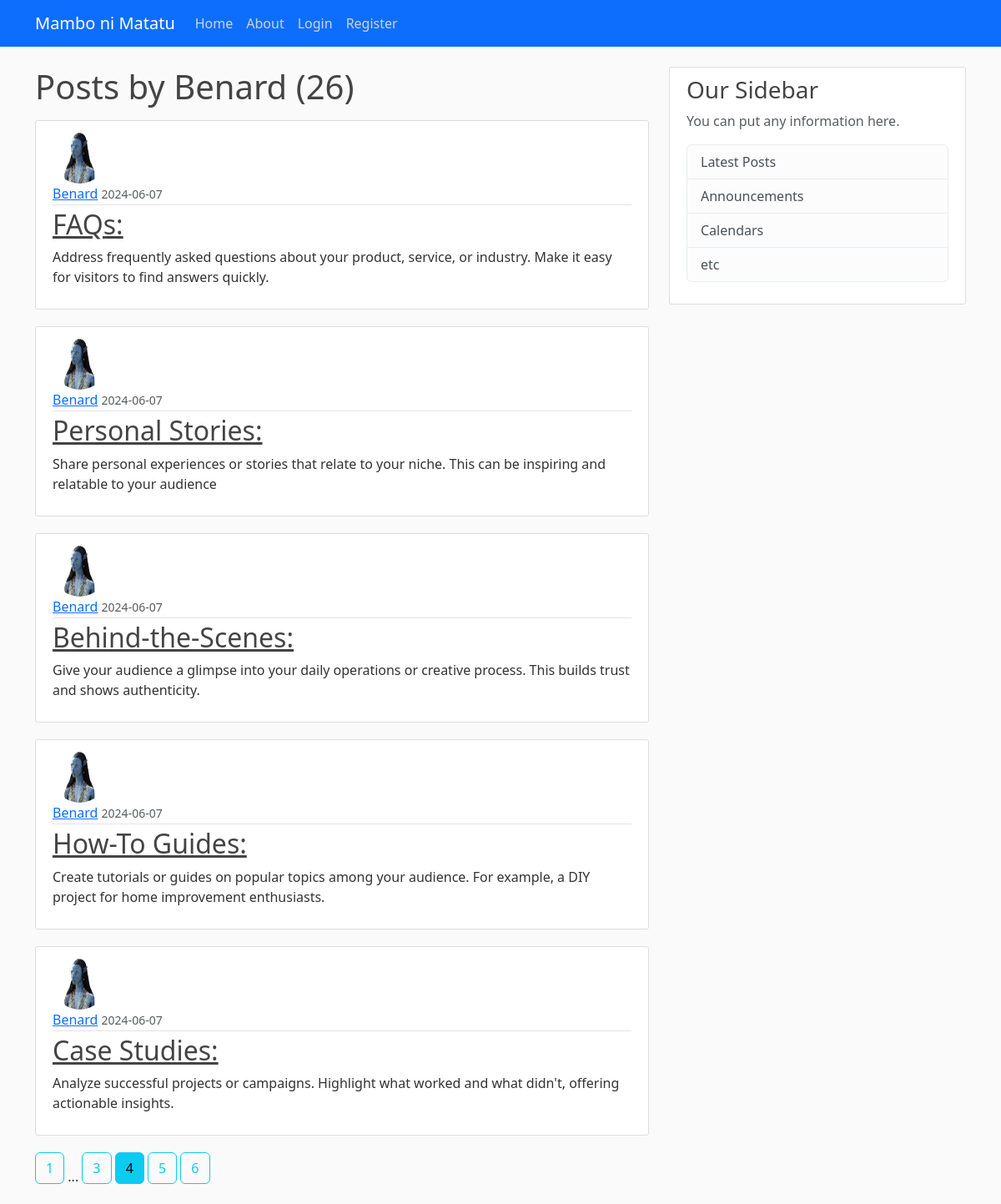
The page /user/Benard?page=4 on the database its author committed.
### app/models.py (models this page shows, shortened)
class User(db.Model, UserMixin):
    id = db.Column(db.Integer, primary_key=True)
    username = db.Column(db.String(12), unique=True, nullable=False)
    email = db.Column(db.String(120), unique=True, nullable=False)
    image_file = db.Column(db.String(20), nullable=False, default='default.jpg')
    password = db.Column(db.String(60), nullable=False)
    posts = db.relationship('Post', backref='author', lazy=True)

class Post(db.Model):
    id = db.Column(db.Integer, primary_key=True)
    title = db.Column(db.String(100), nullable=False)
    content = db.Column(db.Text, nullable=False)
    date_posted = db.Column(db.DateTime, nullable=False, default=datetime.utcnow)
    user_id = db.Column(db.Integer, db.ForeignKey('user.id'), nullable=False)

### app/routes.py (the view)
@app.route("/user/<string:username>",)
def user_posts(username):
    page = request.args.get('page', 1, type=int)
    user = User.query.filter_by(username=username).first_or_404()
    posts = Post.query.filter_by(author=user).order_by(Post.date_posted.desc()).paginate(page=page, per_page=5)
    return render_template("user_posts.html", posts=posts, user=user)

### app/templates/user_posts.html
{% extends 'base.html' %} {% block content %}
<h1 class="mb-3">Posts by {{ user.username }} ({{ posts.total }})</h1>
{% for post in posts.items %}
<article class="media content-section">
  <img
    class="rounded-circle article-img"
    src="{{ url_for('static', filename='profile_pics/' + post.author.image_file) }}"
  />
  <div class="media-body">
    <div class="article-metadata">
      <a
        class="mr-2"
        href="{{ url_for('user_posts', username=post.author.username) }}"
        >{{ post.author.username }}</a
      >
      <small class="text-muted"
        >{{ post.date_posted.strftime('%Y-%m-%d') }}</small
      >
    </div>
    <h2>
      <a class="article-title" href="{{ url_for('post', post_id=post.id) }}"
        >{{ post.title }}</a
      >
    </h2>
    <p class="article-content">{{ post.content }}</p>
  </div>
</article>
{% endfor %} {% for page_num in posts.iter_pages(left_edge=1, right_edge=1,
left_current=1, right_current=2) %} {% if page_num %} {% if posts.page ==
page_num %}
<a
  class="btn btn-info mb-4"
  href="{{ url_for('user_posts', username=user.username, page=page_num) }}"
  >{{ page_num }}</a
>
{% else %}
<a
  class="btn btn-outline-info mb-4"
  href="{{ url_for('user_posts', username=user.username, page=page_num) }}"
  >{{ page_num }}</a
>
{% endif %} {% else %} ... {% endif %} {% endfor %} {% endblock %}

### app/static/main.css (style rules this page uses)
body { background: #fafafa; color: #333333; margin-top: 5rem; }
h1, h2, h3, h4, h5, h6 { color: #444444; }
.content-section { background: #ffffff; padding: 10px 20px; border: 1px solid #dddddd; border-radius: 3px; margin-bottom: 20px; }
.article-title { color: #444444; }
.article-content { white-space: pre-line; }
.article-img { height: 65px; width: 65px; margin-right: 16px; }
.article-metadata { padding-bottom: 1px; margin-bottom: 4px; border-bottom: 1px solid #e3e3e3; }

### rows shown on the page
User: username "Benard"
Post: image_file (placeholder picture), author.username "Benard", date_posted "2024-06-07", title "FAQs:", content "Address frequently asked questions about your product, service, or industry. Make it easy for visitors to find answers quickly."
Post: image_file (placeholder picture), author.username "Benard", date_posted "2024-06-07", title "Personal Stories:", content "Share personal experiences or stories that relate to your niche. This can be inspiring and relatable to your audience"
Post: image_file (placeholder picture), author.username "Benard", date_posted "2024-06-07", title "Behind-the-Scenes:", content "Give your audience a glimpse into your daily operations or creative process. This builds trust and shows authenticity."
Post: image_file (placeholder picture), author.username "Benard", date_posted "2024-06-07", title "How-To Guides:", content "Create tutorials or guides on popular topics among your audience. For example, a DIY project for home improvement enthusiasts."
Post: image_file (placeholder picture), author.username "Benard", date_posted "2024-06-07", title "Case Studies:", content "Analyze successful projects or campaigns. Highlight what worked and what didn't, offering actionable insights."

### other values the page prints
{{ posts.total }} "26"
{{ page_num }} "1" "3" "5" "6"
{{ page_num }} "4"
